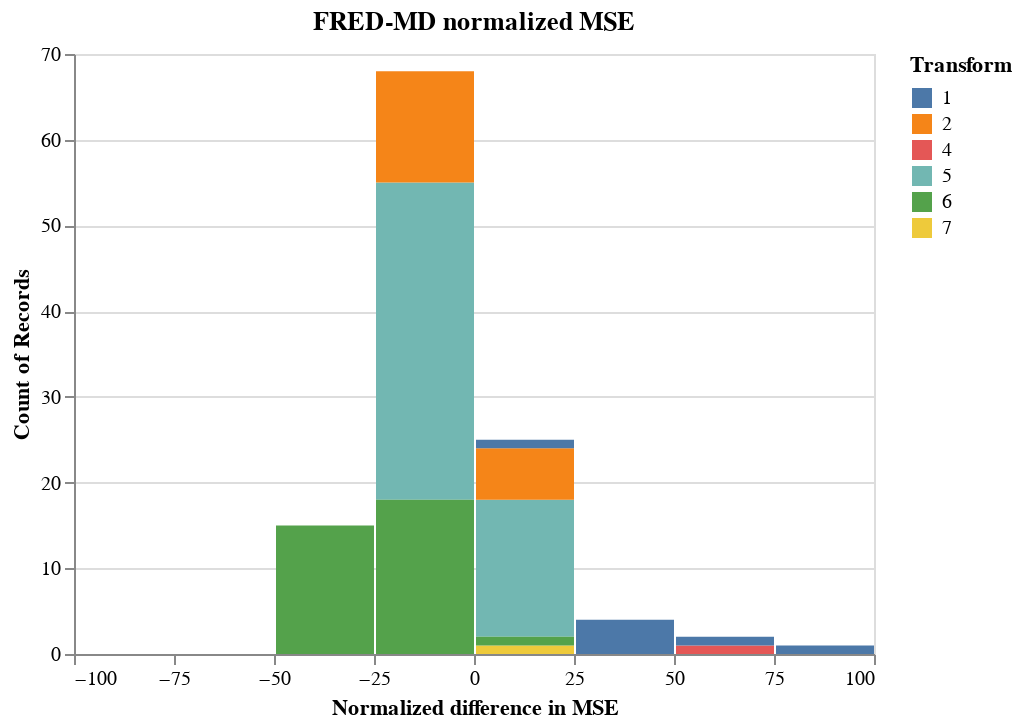

Notebook code cell kept with this figure:
### Code cell
(altair.Chart(total_df, title = 'FRED-MD normalized MSE').mark_bar().encode(
    altair.X("MSE_Ratio", bin=altair.Bin(extent=[-100, 100], step=25), title = 'Normalized difference in MSE'),
    y='count()',
         color=altair.Color('transform', title = 'Transform' )) )

### Figure 1 — Vega-Lite specification as saved in the notebook (floating-point values rounded to 4 significant figures)
{"config": {"view": {"continuousWidth": 400, "continuousHeight": 300}}, "data": {"name": "data-22837255cf88afa69d9b878707b2d181"}, "mark": "bar", "encoding": {"color": {"type": "nominal", "field": "transform", "title": "Transform"}, "x": {"type": "quantitative", "bin": {"extent": [-100, 100], "step": 25}, "field": "MSE_Ratio", "title": "Normalized difference in MSE"}, "y": {"type": "quantitative", "aggregate": "count"}}, "title": "FRED-MD normalized MSE", "$schema": "https://vega.github.io/schema/vega-lite/v4.8.1.json", "datasets": {"data-22837255cf88afa69d9b878707b2d181": [{"mets_mse": 0.0001017, "ar_mse": 0.0001031, "transform": "5", "ar_coef": -0.2897, "mets_coef": -0.3518, "MSE_Ratio": -1.397, "mets_beats_ar": 1}, {"mets_mse": 6.602e-05, "ar_mse": 6.603e-05, "transform": "5", "ar_coef": 0.05429, "mets_coef": 0.05025, "MSE_Ratio": -0.02035, "mets_beats_ar": 1}, {"mets_mse": 0.0001408, "ar_mse": 0.0001412, "transform": "5", "ar_coef": 0.08757, "mets_coef": 0.1307, "MSE_Ratio": -0.3416, "mets_beats_ar": 1}, {"mets_mse": 0.0001619, "ar_mse": 0.000162, "transform": "5", "ar_coef": -0.03873, "mets_coef": -0.05025, "MSE_Ratio": -0.03662, "mets_beats_ar": 1}, {"mets_mse": 0.0003716, "ar_mse": 0.0003716, "transform": "5", "ar_coef": -0.01115, "mets_coef": -0.01005, "MSE_Ratio": -0.002683, "mets_beats_ar": 1}, {"mets_mse": 0.0001336, "ar_mse": 0.0001366, "transform": "5", "ar_coef": 0.2753, "mets_coef": 0.3518, "MSE_Ratio": -2.216, "mets_beats_ar": 1}, {"mets_mse": 0.0001737, "ar_mse": 0.0001761, "transform": "5", "ar_coef": 0.2118, "mets_coef": 0.2714, "MSE_Ratio": -1.378, "mets_beats_ar": 1}, {"mets_mse": 0.0002115, "ar_mse": 0.000214, "transform": "5", "ar_coef": 0.1828, "mets_coef": 0.2513, "MSE_Ratio": -1.162, "mets_beats_ar": 1}, {"mets_mse": 0.0001783, "ar_mse": 0.0001798, "transform": "5", "ar_coef": 0.1423, "mets_coef": 0.191, "MSE_Ratio": -0.8044, "mets_beats_ar": 1}, {"mets_mse": 0.002207, "ar_mse": 0.002244, "transform": "5", "ar_coef": 0.1731, "mets_coef": 0.2714, "MSE_Ratio": -1.644, "mets_beats_ar": 1}, {"mets_mse": 6.986e-05, "ar_mse": 7.004e-05, "transform": "5", "ar_coef": -0.1119, "mets_coef": -0.1307, "MSE_Ratio": -0.2489, "mets_beats_ar": 1}, {"mets_mse": 0.0005307, "ar_mse": 0.000535, "transform": "5", "ar_coef": 0.1958, "mets_coef": 0.2312, "MSE_Ratio": -0.8059, "mets_beats_ar": 1}, {"mets_mse": 0.0001352, "ar_mse": 0.000137, "transform": "5", "ar_coef": 0.2588, "mets_coef": 0.3116, "MSE_Ratio": -1.291, "mets_beats_ar": 1}, {"mets_mse": 0.0003179, "ar_mse": 0.0003208, "transform": "5", "ar_coef": 0.2944, "mets_coef": 0.3317, "MSE_Ratio": -0.8872, "mets_beats_ar": 1}, {"mets_mse": 0.000179, "ar_mse": 0.000179, "transform": "5", "ar_coef": -0.02623, "mets_coef": -0.03015, "MSE_Ratio": -0.002403, "mets_beats_ar": 1}, {"mets_mse": 0.0002028, "ar_mse": 0.0002052, "transform": "5", "ar_coef": 0.2199, "mets_coef": 0.2714, "MSE_Ratio": -1.136, "mets_beats_ar": 1}, {"mets_mse": 0.001982, "ar_mse": 0.002015, "transform": "5", "ar_coef": -0.1999, "mets_coef": -0.2915, "MSE_Ratio": -1.611, "mets_beats_ar": 1}, {"mets_mse": 0.000558, "ar_mse": 0.0005587, "transform": "5", "ar_coef": -0.09051, "mets_coef": -0.1106, "MSE_Ratio": -0.1202, "mets_beats_ar": 1}, {"mets_mse": 0.9119, "ar_mse": 0.9231, "transform": "2", "ar_coef": 0.2401, "mets_coef": 0.2915, "MSE_Ratio": -1.215, "mets_beats_ar": 1}, {"mets_mse": 62800.0, "ar_mse": 63260.0, "transform": "2", "ar_coef": -0.2941, "mets_coef": -0.3317, "MSE_Ratio": -0.7367, "mets_beats_ar": 1}, {"mets_mse": 0.003308, "ar_mse": 0.003318, "transform": "2", "ar_coef": 0.1627, "mets_coef": 0.191, "MSE_Ratio": -0.2738, "mets_beats_ar": 1}, {"mets_mse": 1.222e-05, "ar_mse": 1.222e-05, "transform": "5", "ar_coef": -0.02592, "mets_coef": -0.03015, "MSE_Ratio": -0.01684, "mets_beats_ar": 1}, {"mets_mse": 0.0001157, "ar_mse": 0.0001157, "transform": "5", "ar_coef": 0.01132, "mets_coef": 0.01005, "MSE_Ratio": -0.0006465, "mets_beats_ar": 1}, {"mets_mse": 0.5009, "ar_mse": 0.5009, "transform": "2", "ar_coef": 0.02093, "mets_coef": 0.03015, "MSE_Ratio": -0.004108, "mets_beats_ar": 1}, {"mets_mse": 1.454, "ar_mse": 1.455, "transform": "2", "ar_coef": 0.0831, "mets_coef": 0.09045, "MSE_Ratio": -0.0851, "mets_beats_ar": 1}, {"mets_mse": 0.01934, "ar_mse": 0.01976, "transform": "5", "ar_coef": -0.2386, "mets_coef": -0.3317, "MSE_Ratio": -2.148, "mets_beats_ar": 1}, {"mets_mse": 0.01463, "ar_mse": 0.01497, "transform": "5", "ar_coef": 0.3065, "mets_coef": 0.392, "MSE_Ratio": -2.287, "mets_beats_ar": 1}, {"mets_mse": 0.005312, "ar_mse": 0.005241, "transform": "5", "ar_coef": 0.3218, "mets_coef": 0.2915, "MSE_Ratio": 1.355, "mets_beats_ar": 0}, {"mets_mse": 0.01158, "ar_mse": 0.01157, "transform": "5", "ar_coef": 0.213, "mets_coef": 0.2111, "MSE_Ratio": 0.04505, "mets_beats_ar": 0}, {"mets_mse": 0.004178, "ar_mse": 0.004177, "transform": "5", "ar_coef": -0.0264, "mets_coef": -0.03015, "MSE_Ratio": 0.01832, "mets_beats_ar": 0}, {"mets_mse": 0.03125, "ar_mse": 0.03167, "transform": "5", "ar_coef": 0.1852, "mets_coef": 0.2513, "MSE_Ratio": -1.312, "mets_beats_ar": 1}, {"mets_mse": 9.958e-05, "ar_mse": 9.958e-05, "transform": "5", "ar_coef": 0.004595, "mets_coef": 0.01005, "MSE_Ratio": 0.001365, "mets_beats_ar": 0}, {"mets_mse": 8.163e-05, "ar_mse": 8.164e-05, "transform": "5", "ar_coef": 0.03134, "mets_coef": 0.03015, "MSE_Ratio": -0.001423, "mets_beats_ar": 1}, {"mets_mse": 6.329e-05, "ar_mse": 5.451e-05, "transform": "5", "ar_coef": 0.7229, "mets_coef": 0.7136, "MSE_Ratio": 16.11, "mets_beats_ar": 0}, {"mets_mse": 0.0001391, "ar_mse": 0.0001391, "transform": "5", "ar_coef": -0.04489, "mets_coef": -0.05025, "MSE_Ratio": 0.01009, "mets_beats_ar": 0}, {"mets_mse": 6.485e-05, "ar_mse": 6.488e-05, "transform": "5", "ar_coef": 0.09717, "mets_coef": 0.1106, "MSE_Ratio": -0.03787, "mets_beats_ar": 1}, {"mets_mse": 8.282e-05, "ar_mse": 8.291e-05, "transform": "5", "ar_coef": 0.1436, "mets_coef": 0.1508, "MSE_Ratio": -0.1042, "mets_beats_ar": 1}, {"mets_mse": 4.279e-05, "ar_mse": 4.279e-05, "transform": "5", "ar_coef": -0.002572, "mets_coef": -0.0, "MSE_Ratio": 0.0006457, "mets_beats_ar": 0}, {"mets_mse": 0.0001048, "ar_mse": 0.0001048, "transform": "5", "ar_coef": 0.01536, "mets_coef": 0.01005, "MSE_Ratio": 0.001294, "mets_beats_ar": 0}, {"mets_mse": 7.51e-05, "ar_mse": 7.51e-05, "transform": "5", "ar_coef": 0.01651, "mets_coef": 0.03015, "MSE_Ratio": 0.001715, "mets_beats_ar": 0}, {"mets_mse": 2.295e-05, "ar_mse": 2.294e-05, "transform": "5", "ar_coef": 0.1179, "mets_coef": 0.1106, "MSE_Ratio": 0.03727, "mets_beats_ar": 0}, {"mets_mse": 0.0001284, "ar_mse": 0.0001284, "transform": "5", "ar_coef": -0.007797, "mets_coef": -0.01005, "MSE_Ratio": -0.001896, "mets_beats_ar": 1}, {"mets_mse": 6.266e-06, "ar_mse": 6.175e-06, "transform": "5", "ar_coef": 0.3216, "mets_coef": 0.2915, "MSE_Ratio": 1.475, "mets_beats_ar": 0}, {"mets_mse": 1.648e-05, "ar_mse": 1.651e-05, "transform": "5", "ar_coef": 0.28, "mets_coef": 0.2915, "MSE_Ratio": -0.2205, "mets_beats_ar": 1}, {"mets_mse": 0.4203, "ar_mse": 0.06558, "transform": "1", "ar_coef": 0.9213, "mets_coef": 0.07035, "MSE_Ratio": 540.9, "mets_beats_ar": 0}, {"mets_mse": 0.01668, "ar_mse": 0.01666, "transform": "2", "ar_coef": -0.1189, "mets_coef": -0.1106, "MSE_Ratio": 0.08793, "mets_beats_ar": 0}, {"mets_mse": 0.4509, "ar_mse": 0.0675, "transform": "1", "ar_coef": 0.9252, "mets_coef": 0.07035, "MSE_Ratio": 568.0, "mets_beats_ar": 0}, {"mets_mse": 0.09871, "ar_mse": 0.007325, "transform": "4", "ar_coef": 0.9758, "mets_coef": 0.4925, "MSE_Ratio": 1248.0, "mets_beats_ar": 0}, {"mets_mse": 0.08892, "ar_mse": 0.05745, "transform": "4", "ar_coef": 0.7708, "mets_coef": 0.5327, "MSE_Ratio": 54.77, "mets_beats_ar": 0}, {"mets_mse": 0.1229, "ar_mse": 0.03936, "transform": "4", "ar_coef": 0.9111, "mets_coef": 0.6332, "MSE_Ratio": 212.3, "mets_beats_ar": 0}, {"mets_mse": 0.08683, "ar_mse": 0.01132, "transform": "4", "ar_coef": 0.9585, "mets_coef": 0.5126, "MSE_Ratio": 666.9, "mets_beats_ar": 0}, {"mets_mse": 0.1134, "ar_mse": 0.02211, "transform": "4", "ar_coef": 0.9476, "mets_coef": 0.6533, "MSE_Ratio": 412.7, "mets_beats_ar": 0}, {"mets_mse": 0.09657, "ar_mse": 0.003153, "transform": "4", "ar_coef": 0.9895, "mets_coef": 0.4925, "MSE_Ratio": 2963.0, "mets_beats_ar": 0}, {"mets_mse": 0.07879, "ar_mse": 0.03462, "transform": "4", "ar_coef": 0.8629, "mets_coef": 0.5729, "MSE_Ratio": 127.6, "mets_beats_ar": 0}, {"mets_mse": 0.08414, "ar_mse": 0.009995, "transform": "4", "ar_coef": 0.9775, "mets_coef": 0.7538, "MSE_Ratio": 741.8, "mets_beats_ar": 0}, {"mets_mse": 0.08502, "ar_mse": 0.004001, "transform": "4", "ar_coef": 0.9836, "mets_coef": 0.4925, "MSE_Ratio": 2025.0, "mets_beats_ar": 0}, {"mets_mse": 0.1035, "ar_mse": 0.01001, "transform": "4", "ar_coef": 0.9773, "mets_coef": 0.7136, "MSE_Ratio": 934.4, "mets_beats_ar": 0}, {"mets_mse": 0.0006205, "ar_mse": 0.000632, "transform": "5", "ar_coef": 0.2887, "mets_coef": 0.3518, "MSE_Ratio": -1.822, "mets_beats_ar": 1}, {"mets_mse": 0.002191, "ar_mse": 0.002212, "transform": "5", "ar_coef": -0.2441, "mets_coef": -0.2915, "MSE_Ratio": -0.935, "mets_beats_ar": 1}, {"mets_mse": 0.007227, "ar_mse": 0.007647, "transform": "5", "ar_coef": -0.3601, "mets_coef": -0.5126, "MSE_Ratio": -5.498, "mets_beats_ar": 1}, {"mets_mse": 8.723e-05, "ar_mse": 8.165e-05, "transform": "5", "ar_coef": 0.5054, "mets_coef": 0.4322, "MSE_Ratio": 6.845, "mets_beats_ar": 0}, {"mets_mse": 1.849e-05, "ar_mse": 1.557e-05, "transform": "5", "ar_coef": 0.7317, "mets_coef": 0.7136, "MSE_Ratio": 18.76, "mets_beats_ar": 0}, {"mets_mse": 0.0006236, "ar_mse": 0.000624, "transform": "2", "ar_coef": 0.0616, "mets_coef": 0.07035, "MSE_Ratio": -0.06652, "mets_beats_ar": 1}, {"mets_mse": 0.0002019, "ar_mse": 0.0002252, "transform": "6", "ar_coef": 0.6954, "mets_coef": 0.995, "MSE_Ratio": -10.35, "mets_beats_ar": 1}, {"mets_mse": 3.449e-05, "ar_mse": 4.974e-05, "transform": "6", "ar_coef": 0.7618, "mets_coef": 1.337, "MSE_Ratio": -30.66, "mets_beats_ar": 1}, {"mets_mse": 3.498e-05, "ar_mse": 3.63e-05, "transform": "5", "ar_coef": 0.5857, "mets_coef": 0.6935, "MSE_Ratio": -3.648, "mets_beats_ar": 1}, {"mets_mse": 0.0009738, "ar_mse": 0.001754, "transform": "6", "ar_coef": 0.7142, "mets_coef": 1.558, "MSE_Ratio": -44.47, "mets_beats_ar": 1}, {"mets_mse": 0.009872, "ar_mse": 0.0175, "transform": "6", "ar_coef": 0.7539, "mets_coef": 1.538, "MSE_Ratio": -43.58, "mets_beats_ar": 1}, {"mets_mse": 1.721, "ar_mse": 1.721, "transform": "7", "ar_coef": 0.05043, "mets_coef": 0.05025, "MSE_Ratio": 0.001454, "mets_beats_ar": 0}, {"mets_mse": 0.0001487, "ar_mse": 0.0002738, "transform": "6", "ar_coef": 0.7668, "mets_coef": 1.638, "MSE_Ratio": -45.7, "mets_beats_ar": 1}, {"mets_mse": 4.569e-05, "ar_mse": 5.784e-05, "transform": "6", "ar_coef": 0.7936, "mets_coef": 1.317, "MSE_Ratio": -21.01, "mets_beats_ar": 1}, {"mets_mse": 4.684e-05, "ar_mse": 5.308e-05, "transform": "6", "ar_coef": 0.6139, "mets_coef": 0.8945, "MSE_Ratio": -11.77, "mets_beats_ar": 1}, {"mets_mse": 2.762e-06, "ar_mse": 2.779e-06, "transform": "2", "ar_coef": -0.2628, "mets_coef": -0.2915, "MSE_Ratio": -0.6164, "mets_beats_ar": 1}, {"mets_mse": 0.001496, "ar_mse": 0.001499, "transform": "5", "ar_coef": 0.195, "mets_coef": 0.2111, "MSE_Ratio": -0.1953, "mets_beats_ar": 1}, {"mets_mse": 0.001431, "ar_mse": 0.001434, "transform": "5", "ar_coef": 0.1992, "mets_coef": 0.2111, "MSE_Ratio": -0.2484, "mets_beats_ar": 1}, {"mets_mse": 0.006967, "ar_mse": 0.007018, "transform": "2", "ar_coef": 0.2734, "mets_coef": 0.3116, "MSE_Ratio": -0.7292, "mets_beats_ar": 1}, {"mets_mse": 0.002355, "ar_mse": 0.002219, "transform": "5", "ar_coef": 0.6068, "mets_coef": 0.6131, "MSE_Ratio": 6.113, "mets_beats_ar": 0}, {"mets_mse": 0.01856, "ar_mse": 0.01776, "transform": "2", "ar_coef": 0.6616, "mets_coef": 0.7136, "MSE_Ratio": 4.494, "mets_beats_ar": 0}, {"mets_mse": 0.03019, "ar_mse": 0.02956, "transform": "2", "ar_coef": 0.4444, "mets_coef": 0.4322, "MSE_Ratio": 2.148, "mets_beats_ar": 0}, {"mets_mse": 0.02807, "ar_mse": 0.0276, "transform": "2", "ar_coef": 0.4592, "mets_coef": 0.4523, "MSE_Ratio": 1.707, "mets_beats_ar": 0}, {"mets_mse": 0.02327, "ar_mse": 0.02251, "transform": "2", "ar_coef": 0.5276, "mets_coef": 0.5126, "MSE_Ratio": 3.368, "mets_beats_ar": 0}, {"mets_mse": 0.02515, "ar_mse": 0.0247, "transform": "2", "ar_coef": 0.4957, "mets_coef": 0.5126, "MSE_Ratio": 1.834, "mets_beats_ar": 0}, {"mets_mse": 0.04473, "ar_mse": 0.04479, "transform": "2", "ar_coef": 0.2455, "mets_coef": 0.2513, "MSE_Ratio": -0.1254, "mets_beats_ar": 1}, {"mets_mse": 0.04257, "ar_mse": 0.04277, "transform": "2", "ar_coef": 0.2027, "mets_coef": 0.2312, "MSE_Ratio": -0.4475, "mets_beats_ar": 1}, {"mets_mse": 0.03066, "ar_mse": 0.03072, "transform": "2", "ar_coef": 0.1214, "mets_coef": 0.1307, "MSE_Ratio": -0.2221, "mets_beats_ar": 1}, {"mets_mse": 0.04126, "ar_mse": 0.04161, "transform": "2", "ar_coef": 0.2189, "mets_coef": 0.2513, "MSE_Ratio": -0.828, "mets_beats_ar": 1}, {"mets_mse": 0.02729, "ar_mse": 0.02153, "transform": "1", "ar_coef": 0.8017, "mets_coef": 0.8342, "MSE_Ratio": 26.77, "mets_beats_ar": 0}, {"mets_mse": 0.01987, "ar_mse": 0.01421, "transform": "1", "ar_coef": 0.8801, "mets_coef": 1.055, "MSE_Ratio": 39.81, "mets_beats_ar": 0}, {"mets_mse": 0.01888, "ar_mse": 0.01286, "transform": "1", "ar_coef": 0.9133, "mets_coef": 1.176, "MSE_Ratio": 46.79, "mets_beats_ar": 0}, {"mets_mse": 0.02532, "ar_mse": 0.02019, "transform": "1", "ar_coef": 0.9209, "mets_coef": 1.276, "MSE_Ratio": 25.4, "mets_beats_ar": 0}, {"mets_mse": 0.0963, "ar_mse": 0.05875, "transform": "1", "ar_coef": 0.9622, "mets_coef": 1.538, "MSE_Ratio": 63.93, "mets_beats_ar": 0}, {"mets_mse": 0.1255, "ar_mse": 0.06551, "transform": "1", "ar_coef": 0.9765, "mets_coef": 1.698, "MSE_Ratio": 91.53, "mets_beats_ar": 0}, {"mets_mse": 0.1845, "ar_mse": 0.06568, "transform": "1", "ar_coef": 0.9833, "mets_coef": 1.658, "MSE_Ratio": 180.9, "mets_beats_ar": 0}, {"mets_mse": 0.2514, "ar_mse": 0.09646, "transform": "1", "ar_coef": 0.9818, "mets_coef": 1.638, "MSE_Ratio": 160.6, "mets_beats_ar": 0}, {"mets_mse": 0.0002386, "ar_mse": 0.0002397, "transform": "5", "ar_coef": 0.3472, "mets_coef": 0.3719, "MSE_Ratio": -0.4637, "mets_beats_ar": 1}, {"mets_mse": 0.0005287, "ar_mse": 0.0005291, "transform": "5", "ar_coef": 0.1357, "mets_coef": 0.1508, "MSE_Ratio": -0.07102, "mets_beats_ar": 1}, {"mets_mse": 0.0004766, "ar_mse": 0.0004742, "transform": "5", "ar_coef": 0.2185, "mets_coef": 0.191, "MSE_Ratio": 0.4944, "mets_beats_ar": 0}, {"mets_mse": 0.0004308, "ar_mse": 0.0004294, "transform": "5", "ar_coef": 0.2673, "mets_coef": 0.2513, "MSE_Ratio": 0.3383, "mets_beats_ar": 0}, {"mets_mse": 0.0003337, "ar_mse": 0.0003352, "transform": "5", "ar_coef": 0.3129, "mets_coef": 0.3317, "MSE_Ratio": -0.4384, "mets_beats_ar": 1}, {"mets_mse": 6.537e-05, "ar_mse": 7.96e-05, "transform": "6", "ar_coef": 0.6086, "mets_coef": 0.995, "MSE_Ratio": -17.87, "mets_beats_ar": 1}, {"mets_mse": 0.0001138, "ar_mse": 0.0001401, "transform": "6", "ar_coef": 0.6091, "mets_coef": 0.995, "MSE_Ratio": -18.78, "mets_beats_ar": 1}, {"mets_mse": 9.341e-05, "ar_mse": 0.0001299, "transform": "6", "ar_coef": 0.7545, "mets_coef": 1.317, "MSE_Ratio": -28.1, "mets_beats_ar": 1}, {"mets_mse": 0.00265, "ar_mse": 0.003, "transform": "6", "ar_coef": 0.6043, "mets_coef": 0.8945, "MSE_Ratio": -11.66, "mets_beats_ar": 1}, {"mets_mse": 0.01439, "ar_mse": 0.01905, "transform": "6", "ar_coef": 0.5821, "mets_coef": 1.075, "MSE_Ratio": -24.44, "mets_beats_ar": 1}, {"mets_mse": 0.001564, "ar_mse": 0.001922, "transform": "6", "ar_coef": 0.691, "mets_coef": 1.095, "MSE_Ratio": -18.63, "mets_beats_ar": 1}, {"mets_mse": 9.43e-06, "ar_mse": 1.477e-05, "transform": "6", "ar_coef": 0.6455, "mets_coef": 1.357, "MSE_Ratio": -36.14, "mets_beats_ar": 1}, {"mets_mse": 4.779e-05, "ar_mse": 6.388e-05, "transform": "6", "ar_coef": 0.5302, "mets_coef": 1.075, "MSE_Ratio": -25.2, "mets_beats_ar": 1}, {"mets_mse": 0.0002915, "ar_mse": 0.0004459, "transform": "6", "ar_coef": 0.6244, "mets_coef": 1.317, "MSE_Ratio": -34.64, "mets_beats_ar": 1}, {"mets_mse": 3.596e-06, "ar_mse": 4.289e-06, "transform": "6", "ar_coef": 0.6178, "mets_coef": 0.9749, "MSE_Ratio": -16.17, "mets_beats_ar": 1}, {"mets_mse": 5.266e-05, "ar_mse": 7.941e-05, "transform": "6", "ar_coef": 0.6259, "mets_coef": 1.296, "MSE_Ratio": -33.69, "mets_beats_ar": 1}, {"mets_mse": 9.843e-06, "ar_mse": 9.223e-06, "transform": "6", "ar_coef": 0.7809, "mets_coef": 0.8543, "MSE_Ratio": 6.715, "mets_beats_ar": 0}, {"mets_mse": 1.694e-06, "ar_mse": 1.989e-06, "transform": "6", "ar_coef": 0.7327, "mets_coef": 1.136, "MSE_Ratio": -14.83, "mets_beats_ar": 1}, {"mets_mse": 1.298e-05, "ar_mse": 2.008e-05, "transform": "6", "ar_coef": 0.6431, "mets_coef": 1.337, "MSE_Ratio": -35.35, "mets_beats_ar": 1}, {"mets_mse": 2.071e-05, "ar_mse": 3.21e-05, "transform": "6", "ar_coef": 0.6485, "mets_coef": 1.337, "MSE_Ratio": -35.5, "mets_beats_ar": 1}, {"mets_mse": 1.088e-05, "ar_mse": 1.699e-05, "transform": "6", "ar_coef": 0.6452, "mets_coef": 1.357, "MSE_Ratio": -35.95, "mets_beats_ar": 1}, {"mets_mse": 4.66e-06, "ar_mse": 6.778e-06, "transform": "6", "ar_coef": 0.6676, "mets_coef": 1.296, "MSE_Ratio": -31.26, "mets_beats_ar": 1}, {"mets_mse": 8.537e-06, "ar_mse": 1.014e-05, "transform": "6", "ar_coef": 0.4787, "mets_coef": 0.8744, "MSE_Ratio": -15.82, "mets_beats_ar": 1}, {"mets_mse": 6.663e-05, "ar_mse": 9.978e-05, "transform": "6", "ar_coef": 0.6263, "mets_coef": 1.276, "MSE_Ratio": -33.23, "mets_beats_ar": 1}, {"mets_mse": 2.006e-06, "ar_mse": 2.171e-06, "transform": "6", "ar_coef": 0.5876, "mets_coef": 0.8141, "MSE_Ratio": -7.585, "mets_beats_ar": 1}, {"mets_mse": 3.697e-06, "ar_mse": 3.801e-06, "transform": "6", "ar_coef": 0.5068, "mets_coef": 0.6131, "MSE_Ratio": -2.74, "mets_beats_ar": 1}, {"mets_mse": 1.92e-05, "ar_mse": 2e-05, "transform": "6", "ar_coef": 0.3058, "mets_coef": 0.4523, "MSE_Ratio": -4.036, "mets_beats_ar": 1}, {"mets_mse": 4.938e-06, "ar_mse": 5.077e-06, "transform": "6", "ar_coef": 0.4452, "mets_coef": 0.5729, "MSE_Ratio": -2.739, "mets_beats_ar": 1}, {"mets_mse": 18.06, "ar_mse": 18.06, "transform": "2", "ar_coef": -0.006848, "mets_coef": -0.01005, "MSE_Ratio": -0.001006, "mets_beats_ar": 1}, {"mets_mse": 5.327e-05, "ar_mse": 9.178e-05, "transform": "6", "ar_coef": 0.7756, "mets_coef": 1.558, "MSE_Ratio": -41.96, "mets_beats_ar": 1}, {"mets_mse": 0.0006251, "ar_mse": 0.0007061, "transform": "6", "ar_coef": 0.6083, "mets_coef": 0.8744, "MSE_Ratio": -11.47, "mets_beats_ar": 1}, {"mets_mse": 0.0006777, "ar_mse": 0.0007819, "transform": "6", "ar_coef": 0.5357, "mets_coef": 0.8543, "MSE_Ratio": -13.33, "mets_beats_ar": 1}, {"mets_mse": 0.0001201, "ar_mse": 0.0001449, "transform": "6", "ar_coef": 0.5489, "mets_coef": 0.9749, "MSE_Ratio": -17.09, "mets_beats_ar": 1}, {"mets_mse": 32.37, "ar_mse": 27.21, "transform": "1", "ar_coef": 0.8395, "mets_coef": 1.015, "MSE_Ratio": 18.98, "mets_beats_ar": 0}]}}
